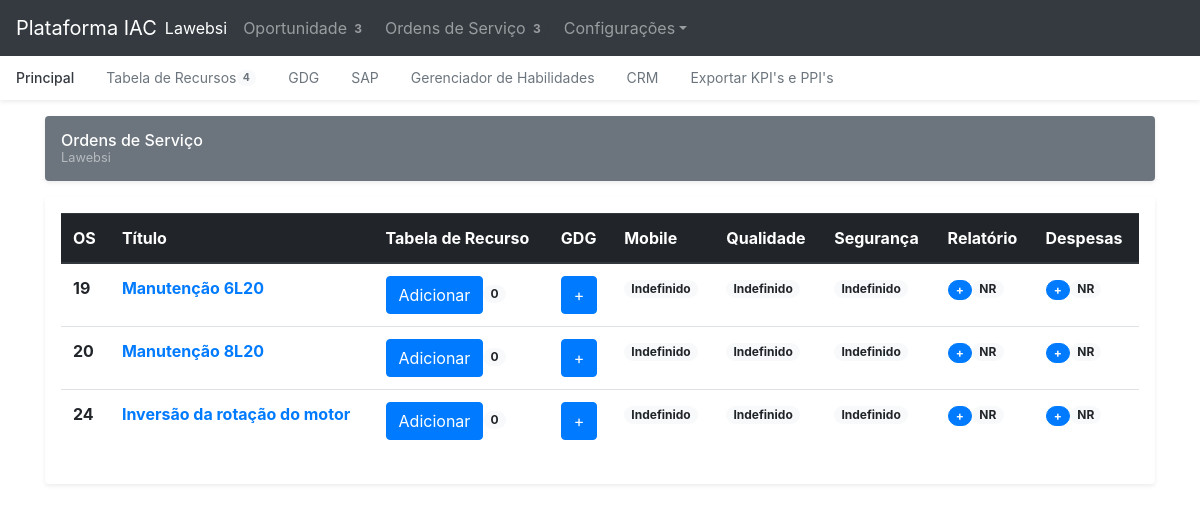
Screenshot of /ordens/home/listaordens/ with the database file from the repository.
### ordensDeServico/models.py (models this page shows, shortened)
class OrdensServico(models.Model):
    os_numero = models.AutoField(primary_key=True)
    os_nome = models.CharField(max_length=30)
    os_recursos = models.PositiveIntegerField()
    os_descricao = models.TextField()

### ordensDeServico/views.py (the view)
# urls.py: path('home/listaordens/', listaOrdens, name='lista_ordens' ),
def listaOrdens(request):
    ordens = OrdensServico.objects.all()
    lista = servicosGerais()
    return render(
    request,
    'listaordens.html',
    {'total_op': lista[0],
    'total_ord':lista[1],
    'lista':ordens,
    'total_rec':lista[2]})

### ordensDeServico/views.py (called while the page is built)
def servicosGerais():
    oportunidades = OportunidadesRecente.objects.all()
    ordens = OrdensServico.objects.all()
    recursos = Funcionario.objects.filter(func_status=False)
    m=0
    for z in oportunidades:
        m = m + 1
    n=0
    for y in ordens:
        n = n + 1
    p=0
    for f in recursos:
        p = p + 1
    lista=[m,n,p]
    return lista

### templates/listaordens.html
{% extends 'index.html' %}
{%block oportunidades%}
<main role="main" class="container">
  <div class="d-flex align-items-center p-3 my-3 text-white-50 bg-secondary rounded shadow-sm">
    <div class="lh-100">
      <h6 class="mb-0 text-white lh-100">Ordens de Serviço</h6>
      <small>Lawebsi</small>
    </div>
  </div>
  <div class="my-3 p-3 bg-white rounded shadow-sm">
    <table class="table">
      <thead class="thead-dark">
        <tr>
          <th scope="col">OS</th>
          <th scope="col">Título</th>
          <th scope="col">Tabela de Recurso</th>
          <th scope="col">GDG</th>
          <th scope="col">Mobile</th>
          <th scope="col">Qualidade</th>
          <th scope="col">Segurança</th>
          <th scope="col">Relatório</th>
          <th scope="col">Despesas</th>
        </tr>
      </thead>
      <tbody>
        {% for ordem in lista %}
        <tr>
          <th scope="row">{{ordem.os_numero}}</th>
          <th scope="row"><a href="{% url 'os_detalhes' ordem.os_numero %}">{{ordem.os_nome}}</a></th>
          <td><a href="{% url 'lista_recurso' 1 %}"><button type="button" class="btn btn-primary">Adicionar</button></a><span class="badge badge-pill bg-light align-text-bottom">0</span></td>
          <td><button type="button" class="btn btn-primary">+</button></td>
          <td><span class="badge badge-pill bg-light align-text-bottom">Indefinido</span></td>
          <td><span class="badge badge-pill bg-light align-text-bottom">Indefinido</span></td>
          <td><span class="badge badge-pill bg-light align-text-bottom">Indefinido</span></td>
          <td><button type="button" class="btn btn-primary badge badge-pill">+</button><span class="badge badge-pill bg-light align-text-bottom">NR</span></td>
          <td><button type="button" class="btn btn-primary badge badge-pill">+</button><span class="badge badge-pill bg-light align-text-bottom">NR</span></td>
        </tr>
        {%endfor%}
      </tbody>
    </table>
  </div>
{%endblock%}

### assets/offcanvas/offcanvas.css (style rules this page uses)
html, body { overflow-x: hidden; }
body { padding-top: 56px; }
.text-white-50 { color: rgba(255, 255, 255, .5); }
.lh-100 { line-height: 1; }

### rows the page displays
OrdensServico: os_numero "19", os_nome "Manutenção 6L20"
OrdensServico: os_numero "20", os_nome "Manutenção 8L20"
OrdensServico: os_numero "24", os_nome "Inversão da rotação do motor"

### other values shown
{{ total_op }} "3"
{{ total_ord }} "3"
{{ total_rec }} "4"
